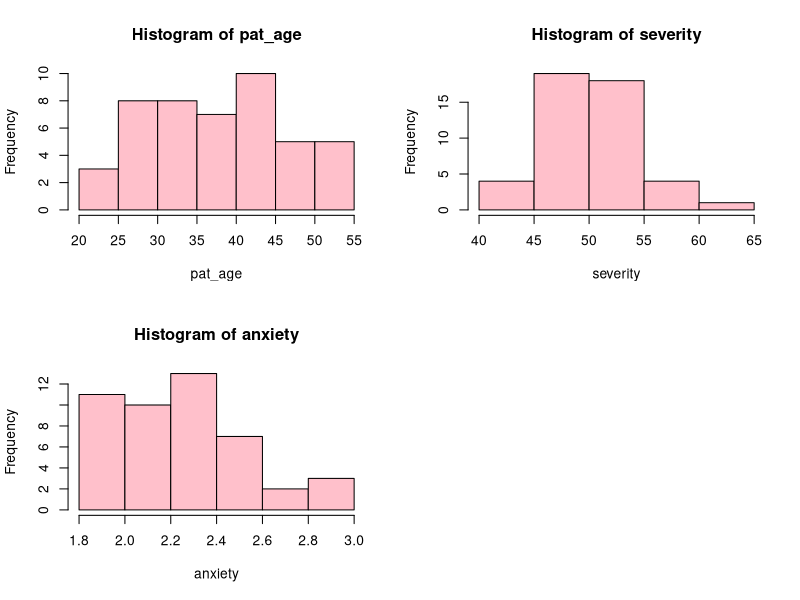
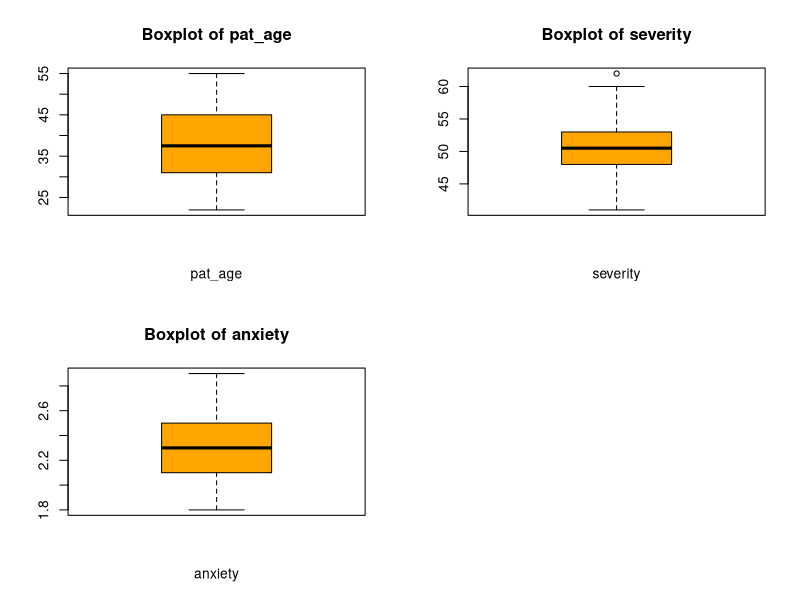
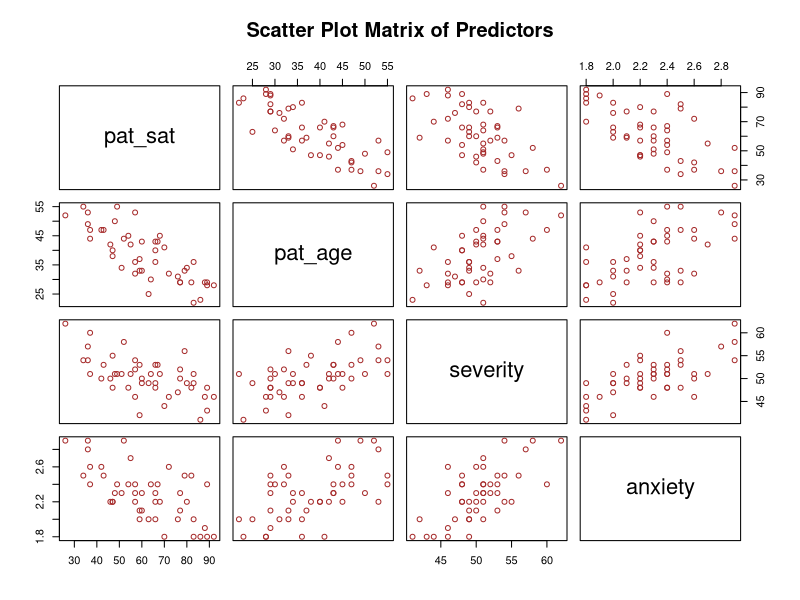
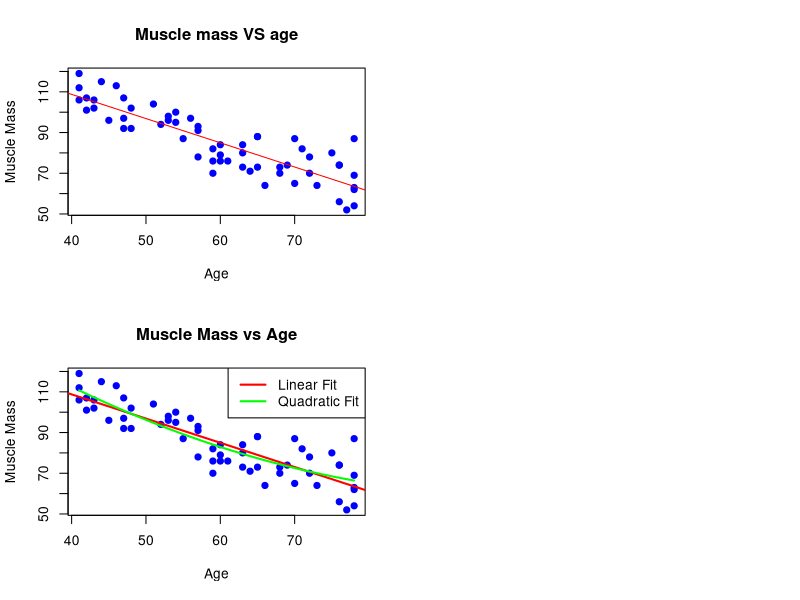

Reproduce these figures in R, in order.
getwd()
setwd("/Users/prashannaraj/Documents/SIUE/STAT561")
list.files()
pat_sat=read.table("pat_stat.txt",header=T)

str(pat_sat)
################## Q.N. 1 (a) ####################
################## Plot Histogram ################
predictor=colnames(pat_sat)
par(mfrow=c(2,2))  # Set layout to display multiple plots
for (col in predictor[2:length(predictor)]) {
  hist(pat_sat[[col]], main=paste("Histogram of", col), xlab=col, col="pink", border="black")
}

################ Box Plot #######################
par(mfrow=c(2,2))  
for(col in predictor[2:length(predictor)]){
  boxplot(pat_sat[[col]],main=paste("Boxplot of", col),xlab=col, col="orange",border="black")
}
################ Summary ######################
summary(pat_sat["pat_age"])
summary(pat_sat["severity"])
summary(pat_sat["anxiety"])

################### (b) #######################
# Create scatter plot matrix for numeric predictors
numeric_cols = sapply(pat_sat, is.numeric) 
numeric_data = pat_sat[, numeric_cols]  
pairs(numeric_data, main="Scatter Plot Matrix of Predictors",
      col="brown")
# Corelation matrix
corelation_matrix=cor(pat_sat)
print(corelation_matrix)

################# (c) and (d) #######################
# Multiple Linear Regression Model
multi_reg_model=lm(pat_sat ~ pat_age + severity + anxiety, data = pat_sat)
summary(multi_reg_model)

################# (e) ###############################
confint(multi_reg_model,level = 0.9)

################# (g) ###############################
# Predicting sample data
attach(pat_sat)
new_data <- data.frame(pat_age = 35, severity = 45, anxiety = 2.2)
predicted_value <- predict(multi_reg_model, newdata = new_data, interval = "prediction")
print(predicted_value)

################ (h) ###############################
###### Forward selection
null_model<-lm(pat_sat~1,data = pat_sat)
summary(null_model)

full_model = lm(pat_sat ~ ., data=pat_sat)
forward = step(null_model, direction='forward', 
               scope=formula(full_model), trace=1)
forward$coefficients

####### Backward selection
full_model = lm(pat_sat ~ ., data=pat_sat)
backward = step(full_model, direction='backward', 
                scope=formula(full_model), trace=1)

backward$coefficients

################ Q.N. 2 #######################
# Muscle mass data
muscle_mass=read.table("muscle_mass.txt",header = T)
View(muscle_mass)
cor(muscle_mass)

############ First order model
first_order_model<-lm(mmass~age,data = muscle_mass)
s=summary(first_order_model)
s$coefficients
str(first_order_model)
pf(174.1,1,58, lower.tail=F) # p(F>174.1)

plot(muscle_mass$age, muscle_mass$mmass, main="Muscle mass VS age", xlab="Age",
     ylab="Muscle Mass",
     pch=19, col="blue")
abline(first_order_model,col="red")

########### Second order model
second_order_model <- lm(mmass ~ age + I(age^2), data = muscle_mass)
summary(second_order_model)

plot(muscle_mass$age, muscle_mass$mmass, 
     main="Muscle Mass vs Age", 
     xlab="Age", ylab="Muscle Mass", 
     pch=19, col="blue")

# Add first-order regression line (linear)
abline(first_order_model, col="red", lwd=2)  # Red line for linear model

# Add second-order regression curve (quadratic)
age_seq <- seq(min(muscle_mass$age), max(muscle_mass$age), length.out=100)  # Smooth age values
mmass_pred_quadratic <- predict(second_order_model, newdata = data.frame(age = age_seq))
lines(age_seq, mmass_pred_quadratic, col="green", lwd=2)  # Green line for quadratic model

legend("topright", legend=c("Linear Fit", "Quadratic Fit"), 
       col=c("red", "green"), lty=1, lwd=2)

##### Third order model #######
third_order_model<-lm(mmass~age+I(age^2)+I(age^3),data = muscle_mass)
summary(third_order_model)

################ Q.N 3. #####################
cdi=read.table("cdi.txt",header = TRUE)
cdi=cdi[,-1]
View(cdi)
str(cdi)
unique(cdi$geographic_region)
# Since we have 4 grographical regions. Let’s assume geographic_region is coded as:
# 1 = Northeast | 2 = Midwest | 3 = South | 4 = West
#  Northeast is used as the baseline. The remaining categories (Midwest, South, and West) will be represented as dummy variables.
library(dplyr)
# Convert geographic region to factor
cdi$geographic_region <- as.factor(cdi$geographic_region)
model <- lm(number_active_physicians ~ total_population + total_personal_income_millions + geographic_region, data = cdi)
#summary(model)

names(model$coefficients) <- gsub("geographic_region2", "X3", names(model$coefficients))
names(model$coefficients) <- gsub("geographic_region3", "X4", names(model$coefficients))
names(model$coefficients) <- gsub("geographic_region4", "X5", names(model$coefficients))

summary(model)

